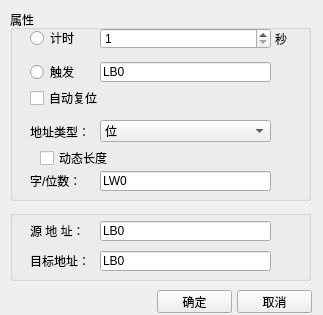
<?xml version="1.0" encoding="UTF-8"?>
<ui version="4.0">
 <class>QNewDataTransfer</class>
 <widget class="QDialog" name="QNewDataTransfer">
  <property name="geometry">
   <rect>
    <x>0</x>
    <y>0</y>
    <width>323</width>
    <height>315</height>
   </rect>
  </property>
  <property name="windowTitle">
   <string>Dialog</string>
  </property>
  <widget class="QGroupBox" name="groupBox">
   <property name="geometry">
    <rect>
     <x>10</x>
     <y>10</y>
     <width>301</width>
     <height>191</height>
    </rect>
   </property>
   <property name="title">
    <string>属性</string>
   </property>
   <widget class="QRadioButton" name="Timed">
    <property name="geometry">
     <rect>
      <x>20</x>
      <y>20</y>
      <width>81</width>
      <height>16</height>
     </rect>
    </property>
    <property name="text">
     <string>计时</string>
    </property>
   </widget>
   <widget class="QRadioButton" name="Triggered">
    <property name="geometry">
     <rect>
      <x>20</x>
      <y>54</y>
      <width>81</width>
      <height>16</height>
     </rect>
    </property>
    <property name="text">
     <string>触发</string>
    </property>
   </widget>
   <widget class="QSpinBox" name="Interval_Time">
    <property name="geometry">
     <rect>
      <x>90</x>
      <y>18</y>
      <width>171</width>
      <height>21</height>
     </rect>
    </property>
    <property name="minimum">
     <number>1</number>
    </property>
    <property name="maximum">
     <number>20</number>
    </property>
   </widget>
   <widget class="QLabel" name="label_3">
    <property name="geometry">
     <rect>
      <x>265</x>
      <y>21</y>
      <width>22</width>
      <height>16</height>
     </rect>
    </property>
    <property name="text">
     <string>秒</string>
    </property>
   </widget>
   <widget class="QLineEdit" name="Trigger_Bit">
    <property name="geometry">
     <rect>
      <x>90</x>
      <y>52</y>
      <width>171</width>
      <height>20</height>
     </rect>
    </property>
    <property name="text">
     <string>LB0</string>
    </property>
   </widget>
   <widget class="QPushButton" name="Trigger_Bit_Keyboard">
    <property name="geometry">
     <rect>
      <x>260</x>
      <y>50</y>
      <width>20</width>
      <height>23</height>
     </rect>
    </property>
    <property name="text">
     <string/>
    </property>
    <property name="icon">
     <iconset resource="../../resourse.qrc">
      <normaloff>:/addressintput/images/address.bmp</normaloff>:/addressintput/images/address.bmp</iconset>
    </property>
    <property name="flat">
     <bool>true</bool>
    </property>
   </widget>
   <widget class="QLabel" name="label_4">
    <property name="geometry">
     <rect>
      <x>20</x>
      <y>111</y>
      <width>71</width>
      <height>21</height>
     </rect>
    </property>
    <property name="text">
     <string>地址类型：</string>
    </property>
   </widget>
   <widget class="QComboBox" name="Address_Type">
    <property name="geometry">
     <rect>
      <x>90</x>
      <y>110</y>
      <width>171</width>
      <height>22</height>
     </rect>
    </property>
    <item>
     <property name="text">
      <string>位</string>
     </property>
    </item>
    <item>
     <property name="text">
      <string>字</string>
     </property>
    </item>
    <item>
     <property name="text">
      <string>双字</string>
     </property>
    </item>
   </widget>
   <widget class="QLabel" name="label_5">
    <property name="geometry">
     <rect>
      <x>20</x>
      <y>160</y>
      <width>71</width>
      <height>21</height>
     </rect>
    </property>
    <property name="text">
     <string>字/位数：</string>
    </property>
   </widget>
   <widget class="QSpinBox" name="Word_Bit_Number">
    <property name="geometry">
     <rect>
      <x>90</x>
      <y>160</y>
      <width>171</width>
      <height>22</height>
     </rect>
    </property>
    <property name="minimum">
     <number>1</number>
    </property>
    <property name="maximum">
     <number>128</number>
    </property>
   </widget>
   <widget class="QCheckBox" name="bAutomatismOff">
    <property name="geometry">
     <rect>
      <x>20</x>
      <y>80</y>
      <width>171</width>
      <height>16</height>
     </rect>
    </property>
    <property name="text">
     <string>自动复位</string>
    </property>
   </widget>
   <widget class="QCheckBox" name="check_length">
    <property name="geometry">
     <rect>
      <x>30</x>
      <y>140</y>
      <width>81</width>
      <height>16</height>
     </rect>
    </property>
    <property name="text">
     <string>动态长度</string>
    </property>
   </widget>
   <widget class="QLineEdit" name="length_Address">
    <property name="geometry">
     <rect>
      <x>90</x>
      <y>161</y>
      <width>171</width>
      <height>20</height>
     </rect>
    </property>
    <property name="text">
     <string>LW0</string>
    </property>
   </widget>
   <widget class="QPushButton" name="btn_length">
    <property name="geometry">
     <rect>
      <x>260</x>
      <y>159</y>
      <width>20</width>
      <height>23</height>
     </rect>
    </property>
    <property name="text">
     <string/>
    </property>
    <property name="icon">
     <iconset resource="../../resourse.qrc">
      <normaloff>:/addressintput/images/address.bmp</normaloff>:/addressintput/images/address.bmp</iconset>
    </property>
    <property name="flat">
     <bool>true</bool>
    </property>
   </widget>
  </widget>
  <widget class="QGroupBox" name="groupBox_2">
   <property name="geometry">
    <rect>
     <x>10</x>
     <y>210</y>
     <width>301</width>
     <height>71</height>
    </rect>
   </property>
   <property name="title">
    <string/>
   </property>
   <widget class="QLabel" name="label_7">
    <property name="geometry">
     <rect>
      <x>20</x>
      <y>10</y>
      <width>81</width>
      <height>21</height>
     </rect>
    </property>
    <property name="text">
     <string>源 地 址：</string>
    </property>
   </widget>
   <widget class="QLineEdit" name="Source_Address">
    <property name="geometry">
     <rect>
      <x>90</x>
      <y>11</y>
      <width>171</width>
      <height>20</height>
     </rect>
    </property>
    <property name="text">
     <string>LB0</string>
    </property>
   </widget>
   <widget class="QPushButton" name="Source_Address_Keyboard">
    <property name="geometry">
     <rect>
      <x>260</x>
      <y>9</y>
      <width>20</width>
      <height>23</height>
     </rect>
    </property>
    <property name="text">
     <string/>
    </property>
    <property name="icon">
     <iconset resource="../../resourse.qrc">
      <normaloff>:/addressintput/images/address.bmp</normaloff>:/addressintput/images/address.bmp</iconset>
    </property>
    <property name="flat">
     <bool>true</bool>
    </property>
   </widget>
   <widget class="QPushButton" name="Destination_Address_Keyboard">
    <property name="geometry">
     <rect>
      <x>260</x>
      <y>39</y>
      <width>20</width>
      <height>23</height>
     </rect>
    </property>
    <property name="text">
     <string/>
    </property>
    <property name="icon">
     <iconset resource="../../resourse.qrc">
      <normaloff>:/addressintput/images/address.bmp</normaloff>:/addressintput/images/address.bmp</iconset>
    </property>
    <property name="flat">
     <bool>true</bool>
    </property>
   </widget>
   <widget class="QLineEdit" name="Destination_Address">
    <property name="geometry">
     <rect>
      <x>90</x>
      <y>41</y>
      <width>171</width>
      <height>20</height>
     </rect>
    </property>
    <property name="text">
     <string>LB0</string>
    </property>
   </widget>
   <widget class="QLabel" name="label_8">
    <property name="geometry">
     <rect>
      <x>20</x>
      <y>40</y>
      <width>81</width>
      <height>21</height>
     </rect>
    </property>
    <property name="text">
     <string>目标地址：</string>
    </property>
   </widget>
  </widget>
  <widget class="QPushButton" name="Accept">
   <property name="geometry">
    <rect>
     <x>157</x>
     <y>290</y>
     <width>75</width>
     <height>23</height>
    </rect>
   </property>
   <property name="focusPolicy">
    <enum>Qt::ClickFocus</enum>
   </property>
   <property name="text">
    <string>确定</string>
   </property>
   <property name="checkable">
    <bool>true</bool>
   </property>
  </widget>
  <widget class="QPushButton" name="cancel">
   <property name="geometry">
    <rect>
     <x>237</x>
     <y>290</y>
     <width>75</width>
     <height>23</height>
    </rect>
   </property>
   <property name="text">
    <string>取消</string>
   </property>
  </widget>
 </widget>
 <tabstops>
  <tabstop>Timed</tabstop>
  <tabstop>Interval_Time</tabstop>
  <tabstop>Triggered</tabstop>
  <tabstop>Trigger_Bit</tabstop>
  <tabstop>Trigger_Bit_Keyboard</tabstop>
  <tabstop>bAutomatismOff</tabstop>
  <tabstop>Address_Type</tabstop>
  <tabstop>Word_Bit_Number</tabstop>
  <tabstop>Source_Address</tabstop>
  <tabstop>Source_Address_Keyboard</tabstop>
  <tabstop>Destination_Address</tabstop>
  <tabstop>Destination_Address_Keyboard</tabstop>
  <tabstop>Accept</tabstop>
  <tabstop>cancel</tabstop>
 </tabstops>
 <resources>
  <include location="../../resourse.qrc"/>
 </resources>
 <connections/>
</ui>
